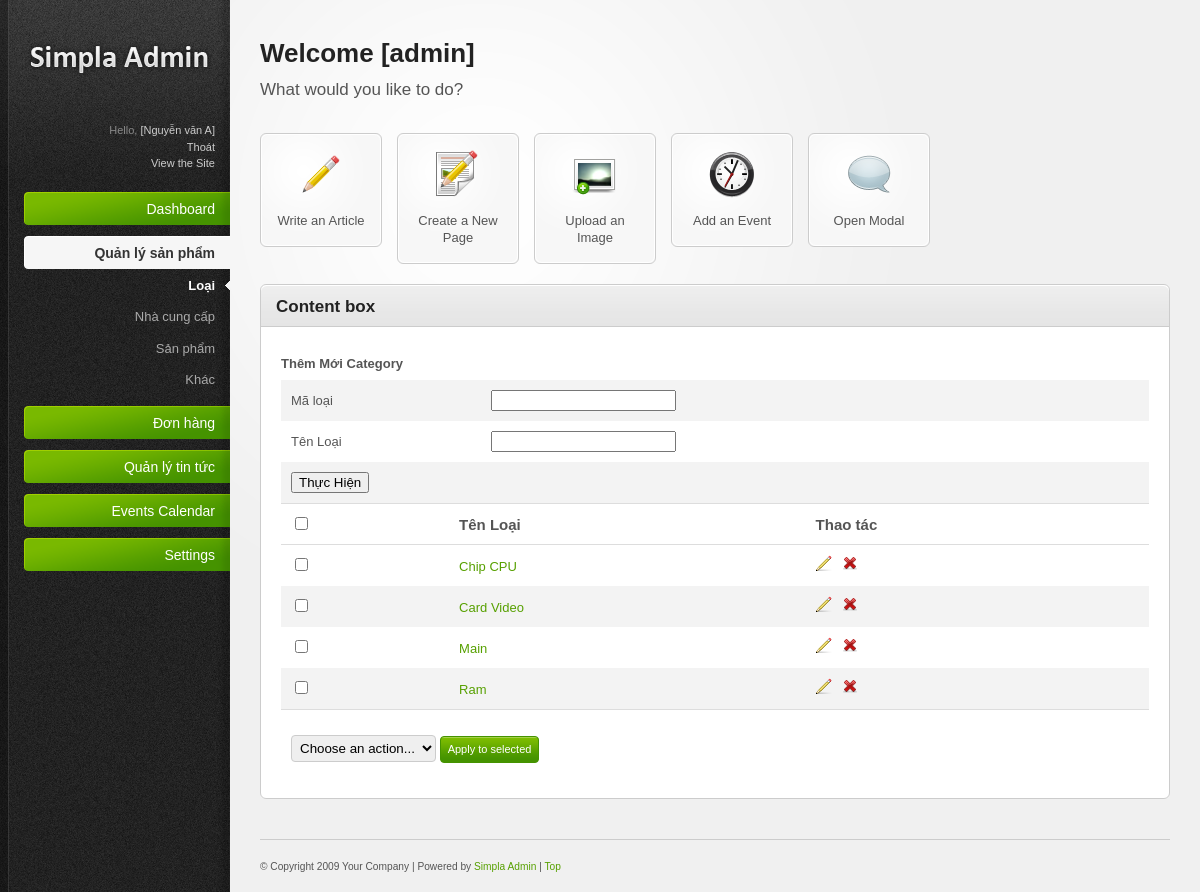
The app's page /admins/index.php?mod=book&group=cat (signed in) with its own data.
### tables this page shows
CREATE TABLE `loai` (
  `maloai` varchar(5) NOT NULL,
  `tenloai` varchar(50) NOT NULL
);

### classes/Db.class.php (called while the page is built, shortened)
<?php
class Db{
		private $dbh= null;
		public function __construct()
		{
			$driver="mysql:host=". HOST."; dbname=". DB_NAME;
			try
			{
				$this->dbh = new PDO($driver, DB_USER, DB_PASS);
				$this->dbh->query("set names 'utf8' ");
			}
			catch(PDOException $e)
			{
				echo "Err:". $e->getMessage();	exit();
			}
		}
		private function query($sql, $arr = array(), $mode = PDO::FETCH_ASSOC)
		{
			$stm = $this->dbh->prepare($sql);
			if (!$stm->execute( $arr))
				{
					echo "Sql lỗi.";
				}
			return $stm->fetchAll($mode);
		}
		public function exeQuery($sql,  $arr = array(), $mode = PDO::FETCH_ASSOC)
		{
			return $this->query($sql, $arr, $mode);
		}
	}
?>

### classes/Category.class.php (called while the page is built, shortened)
<?php
class Category extends Db{
	public function getAll()
	{
		return $this->exeQuery("select * from loai");
	}
}
?>

### admins/module/book/catshow.php (the view, shortened to what this page needs)
<?php
$data = $category->getAll();
?>
<div class="tab-content default-tab" id="tab1">
						<table>
							<thead>
								<tr>
								   <th><input class="check-all" type="checkbox" /></th>
								   <th>Tên Loại</th>
								   <th>Thao tác</th>
								</tr>
							</thead>
							<tfoot>
								<tr>
									<td colspan="6">
										<div class="bulk-actions align-left">
											<select name="dropdown">
												<option value="option1">Choose an action...</option>
											</select>
											<a class="button" href="#">Apply to selected</a>
										</div>
									</td>
								</tr>
							</tfoot>
							<tbody>
                            <?php
							foreach( $data as $r)
							{?>
								<tr>
									<td><input type="checkbox" /></td>
								<td><a href="#" title="title"><?php echo $r["tenloai"];?>
                                    </a></td>
									<td>
										 <a href="index.php?mod=book&group=cat&ac=edit&id=<?php echo $r["maloai"];?>" title="Edit"><img src="resources/images/icons/pencil.png" alt="Edit" /></a>&nbsp;&nbsp;
										 <a href="index.php?mod=book&group=cat&ac=delete&id=<?php echo $r["maloai"];?>" title="Delete"><img src="resources/images/icons/cross.png" alt="Delete" /></a>
									</td>
								</tr>
								<?php
							}
								?>
							</tbody>
						</table>
					</div>

### admins/resources/css/style.css (style rules this page uses)
html { font-size: 100%; height: 100%; margin-bottom: 1px; }
body { font-family: Arial, Helvetica, sans-serif; color: #555; background: #f0f0f0 url('../images/bg-body.gif') top left repeat-y; font-size: 12px; }
a { color: #57a000; text-decoration: none; }
.align-left { float: left; }
.button { font-family: Verdana, Arial, sans-serif; display: inline-block; background: #459300 url('../images/bg-button-green.gif') top left repeat-x !important; border: 1px solid #459300 !important; padding: 4px 7px 4px 7px !important; color: #fff !important; font-size: 11px !important; cursor: pointer; }
#main-content table { width: 100%; border-collapse: collapse; }
#main-content table thead th { font-weight: bold; font-size: 15px; border-bottom: 1px solid #ddd; }
#main-content tbody { border-bottom: 1px solid #ddd; }
#main-content tbody tr { background: #fff; }
#main-content tbody tr.alt-row { background: #f3f3f3; }
#main-content table td, #main-content table th { padding: 10px; line-height: 1.3em; }
#main-content table tfoot td .bulk-actions { padding: 15px 0 5px 0; }
#main-content table tfoot td .bulk-actions select { padding: 4px; border: 1px solid #ccc; }

### admins/resources/css/invalid.css (style rules this page uses)
.button, #main-content table tfoot td .bulk-actions select, .pagination a.number, form input.text-input, form textarea, form .wysiwyg, form select, .dp-popup { -moz-border-radius: 4px; -webkit-border-radius: 4px; border-radius: 4px; }

### records on screen
loai: tenloai "Chip CPU"
loai: tenloai "Card Video"
loai: tenloai "Main"
loai: tenloai "Ram"

### other values on screen
$_SESSION["admin_data"]["hoten"] "Nguyễn văn A"
$info "Thêm Mới Category"
